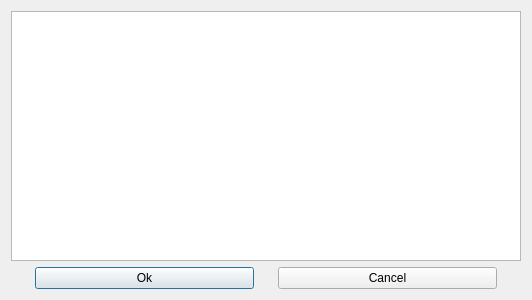
<?xml version="1.0" encoding="UTF-8"?>
<ui version="4.0">
 <class>QSystemSelectionDialog</class>
 <widget class="QDialog" name="QSystemSelectionDialog">
  <property name="geometry">
   <rect>
    <x>0</x>
    <y>0</y>
    <width>532</width>
    <height>300</height>
   </rect>
  </property>
  <property name="windowTitle">
   <string>Select system</string>
  </property>
  <property name="windowIcon">
   <iconset>
    <normaloff>CsTestQt.ico</normaloff>CsTestQt.ico</iconset>
  </property>
  <layout class="QVBoxLayout" name="verticalLayout">
   <item>
    <widget class="QListWidget" name="listCsSystems">
     <property name="font">
      <font>
       <family>Lucida Console</family>
      </font>
     </property>
    </widget>
   </item>
   <item>
    <layout class="QHBoxLayout" name="horizontalLayout">
     <property name="spacing">
      <number>24</number>
     </property>
     <property name="leftMargin">
      <number>24</number>
     </property>
     <property name="rightMargin">
      <number>24</number>
     </property>
     <item>
      <widget class="QPushButton" name="btnOk">
       <property name="text">
        <string>Ok</string>
       </property>
      </widget>
     </item>
     <item>
      <widget class="QPushButton" name="btnCancel">
       <property name="text">
        <string>Cancel</string>
       </property>
      </widget>
     </item>
    </layout>
   </item>
  </layout>
 </widget>
 <layoutdefault spacing="6" margin="11"/>
 <resources/>
 <connections>
  <connection>
   <sender>btnOk</sender>
   <signal>clicked()</signal>
   <receiver>QSystemSelectionDialog</receiver>
   <slot>s_Save()</slot>
   <hints>
    <hint type="sourcelabel">
     <x>110</x>
     <y>278</y>
    </hint>
    <hint type="destinationlabel">
     <x>199</x>
     <y>149</y>
    </hint>
   </hints>
  </connection>
  <connection>
   <sender>btnCancel</sender>
   <signal>clicked()</signal>
   <receiver>QSystemSelectionDialog</receiver>
   <slot>s_Close()</slot>
   <hints>
    <hint type="sourcelabel">
     <x>289</x>
     <y>278</y>
    </hint>
    <hint type="destinationlabel">
     <x>199</x>
     <y>149</y>
    </hint>
   </hints>
  </connection>
 </connections>
 <slots>
  <slot>s_Close()</slot>
  <slot>s_Save()</slot>
 </slots>
</ui>
